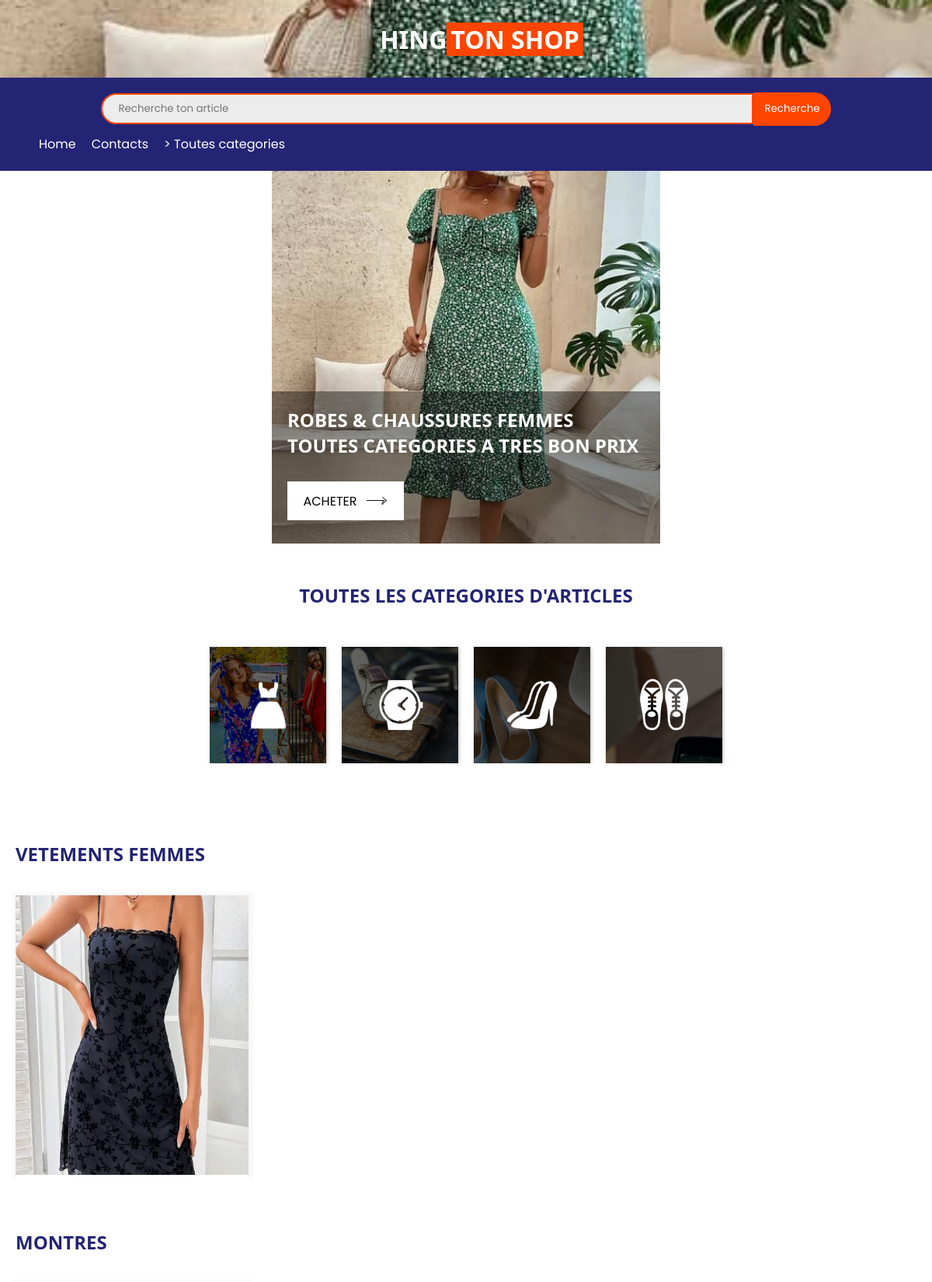
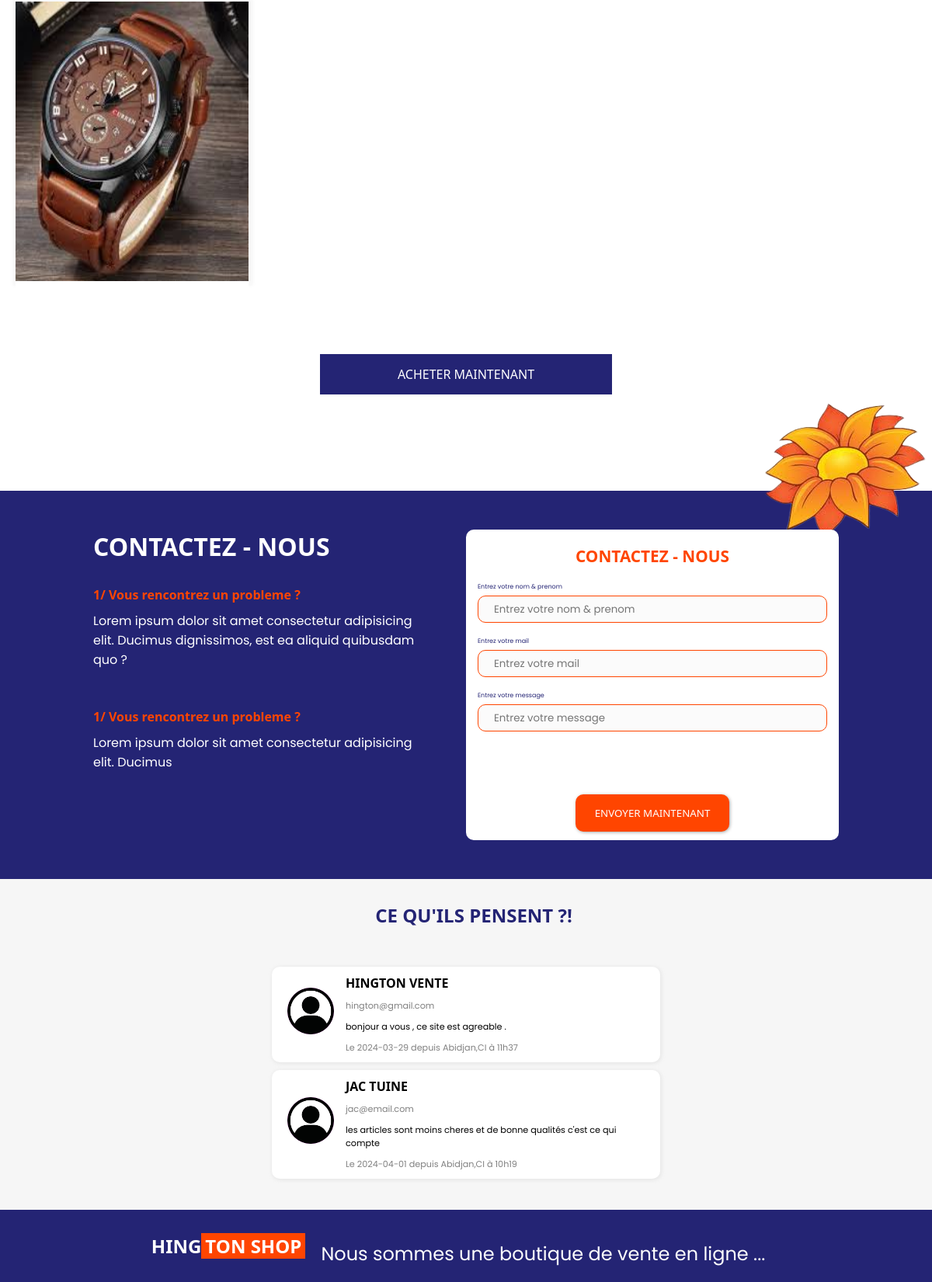
The page / on the database its author committed (2 pictures, top to bottom).
### app.py (models this page shows, shortened)
class Ajouter(db.Model):
    id = db.Column(db.Integer, primary_key = True)
    nom = db.Column(db.String(15), unique = False , nullable = False)
    description = db.Column(db.String(100), unique = False , nullable = False)
    categorie = db.Column(db.String(100), unique = False , nullable = False)
    image = db.Column(db.String(100), unique = True , nullable = False)
    twoimage = db.Column(db.String(100), unique = False , nullable = False)
    threeimage = db.Column(db.String(100), unique = False , nullable = False)
    forimage = db.Column(db.String(100), unique = False , nullable = False)
    xs = db.Column(db.String(100), unique = False , nullable = False)
    s = db.Column(db.String(100), unique = False , nullable = False)
    m = db.Column(db.String(100), unique = False , nullable = False)
    l = db.Column(db.String(100), unique = False , nullable = False)
    xl = db.Column(db.String(100), unique = False , nullable = False)
    xxl = db.Column(db.String(100), unique = False , nullable = False)
    rouge = db.Column(db.String(100), unique = False , nullable = False)
    blanc = db.Column(db.String(100), unique = False , nullable = False)
    noir = db.Column(db.String(100), unique = False , nullable = False)
    jaune = db.Column(db.String(100), unique = False , nullable = False)
    vert = db.Column(db.String(100), unique = False , nullable = False)
    orange = db.Column(db.String(100), unique = False , nullable = False)
    bleu = db.Column(db.String(100), unique = False , nullable = False)
    rose = db.Column(db.String(100), unique = False , nullable = False)
    marron = db.Column(db.String(100), unique = False , nullable = False)
    violet = db.Column(db.String(100), unique = False , nullable = False)
    gris = db.Column(db.String(100), unique = False , nullable = False)
    tranwite = db.Column(db.String(100), unique = False , nullable = False)
    tranneuf = db.Column(db.String(100), unique = False , nullable = False)
    karente = db.Column(db.String(100), unique = False , nullable = False)
    tranwiteun = db.Column(db.String(100), unique = False , nullable = False)
    tranwitedeux = db.Column(db.String(100), unique = False , nullable = False)
    tranwitrois = db.Column(db.String(100), unique = False , nullable = False)
    tranwitekate = db.Column(db.String(100), unique = False , nullable = False)

class Comment(db.Model):
    id = db.Column(db.Integer, primary_key = True)
    nom = db.Column(db.String(15), unique = False , nullable = False)
    mail = db.Column(db.String(100), unique = False, nullable = False)
    message = db.Column(db.String(50), unique = False, nullable = False)
    heure = db.Column(db.String(50), unique = False, nullable = False)

### app.py (the view)
@app.route("/")
def acceuil():
    catefemme = []
    montre = []
    tout = Ajouter.query.all()
    commenta = []
    recupe = Comment.query.all()
    for i in recupe:
        commenta.append(i)
    for i in tout:
        if i.categorie == "VetementFemme" :
            catefemme.append(i)
        if i.categorie == "Montre" :
            montre.append(i)
    if len(catefemme)>10 :
        catefemme = catefemme[:10]
    if len(montre) >10 :
        montre = montre[:10]
    print(commenta[0].mail)
    return render_template("acceuil.html",commenta=commenta,catefemme=catefemme,montre=montre)

### templates/acceuil.html (shortened to what this page needs)
<!DOCTYPE html>
<html lang="en">
<head>
    <link rel="stylesheet" href="/static/CSS/acceuil.css">
</head>
<body>
    <div class="ente">
        <div class="tete">
            <div class="te1">
                <h1 style="font-family: 'Segoe UI', Tahoma, Geneva, Verdana, sans-serif;font-size: 2rem;color: white;
            ">HING<span id="deuxlogo">TON SHOP</span></h1>
            </div>
        </div>
        <div class="entete">
            <form action="/mesrecherches" method="post" id="formulaire">
                <input type="text" id="input" placeholder="Recherche ton article" style="color: black;"name="recher">
                <button id="bouton">Recherche</button>
            </form>
            <div class="mennn">
                <nav>
                    <ul>
                        <li>
                            <div >
                                <a href="#" id="home">Home</a>
                            </div>
                        </li>
                        <li>
                            <a href="/#contace" id="contact">Contacts</a>
                        </li>
                        <li>
                            <div class="menue">
                                <a href="#" class="menue" id="cleud">> Toutes categories</a>
                            </div>
                        </li>
                    </ul>
                </nav>
            </div>
        </div>
    </div>
    <div class="change">
        <div class="awqpl">
            <div class="texetse">
                <div class="ecritqd">
                    <h1 style="font-family: 'Segoe UI', Tahoma, Geneva, Verdana, sans-serif;font-size: 1.5rem;">ROBES & CHAUSSURES FEMMES TOUTES CATEGORIES A TRES BON PRIX</h1>
                </div>
            </div>
            <div class="texetse2">
                <a href="/vente" id="imagewcc">ACHETER  <img src="{{url_for('static', filename='IMAGE/flevhe.png')}}" width="30px" alt=""></a>
            </div>
        </div>
    </div>
    <section class="lesimages">
        <h1 style="font-family: 'Segoe UI', Tahoma, Geneva, Verdana, sans-serif;font-size: 1.5rem;text-align: center;padding-bottom: 50px;
            color: rgb(36, 36, 116);">TOUTES LES CATEGORIES D'ARTICLES</h1>
        <div class="categar">
            <a href="/vente">
                <div class="catego2">
                    <dic class="qws">
                        <img src="{{url_for('static', filename='IMAGE/habifeme.png')}}"  style="filter: invert();"  width="75px" alt="">
                    </dic>
                </div>
            </a>
            <a href="/montre">
                <div class="catego">
                    <dic class="qws">
                        <img src="{{url_for('static', filename='IMAGE/montre.png')}}" style="filter: invert();" width="70px" alt="">
                    </dic>
                </div>
            </a>
            <a href="/hommes">
                <div class="catego3">
                    <dic class="qws">
                        <img src="{{url_for('static', filename='IMAGE/chofeme.png')}}" style="filter: invert();"  width="70px" alt="">
                    </dic>
                </div>
            </a>
            <a href="/sac">
                <div class="catego4">
                    <dic class="qws">
                        <img src="{{url_for('static', filename='IMAGE/shoe.png')}}" style="filter: invert();"  width="70px" alt="">
                    </dic>
                </div>
            </a>
        </div>
    </section>
    <div class="vtefemmes">
        <h1 style="font-family: 'Segoe UI', Tahoma, Geneva, Verdana, sans-serif;font-size: 1.5rem;text-align: start;padding-bottom: 50px;
        color: rgb(36, 36, 116);padding-left: 20px;">VETEMENTS FEMMES</h1>
    </div>
    <div class="afficje">
        {% for i in catefemme %}
        <a href="/info/{{i.id}}" class="b1">
            <div class="pheorf">
                <img src="{{url_for('static', filename='uploads/' + i.image)}}" width="100%" height="100%"  alt="">
            </div>
            <div class="pheorf2">
            </div>
        </a>
        {% endfor %}
    </div>
    <div class="vtefemmes">
        <h1 style="font-family: 'Segoe UI', Tahoma, Geneva, Verdana, sans-serif;font-size: 1.5rem;text-align: start;padding-bottom: 50px;
        color: rgb(36, 36, 116);padding-left: 20px;">MONTRES</h1>
    </div>
    <div class="afficje">
        {% for i in montre %}
        <a href="/info/{{i.id}}" class="b1">
            <div class="pheorf">
                <img src="{{url_for('static', filename='uploads/' + i.image)}}" width="100%" height="100%"  alt="">
            </div>
            <div class="pheorf2">
            </div>
        </a>
        {% endfor %}
    </div>
    <div class="avisdesgens">
        <a href="/vente" >ACHETER MAINTENANT</a>
    </div>
   <div class="fle" id="contace">
        <img src="{{url_for('static', filename='IMAGE/fla.png')}}" alt="">
   </div>
    <div class="formulairep">
        <div class="formulp">
            <h1 style="font-weight: bolder;font-family: 'Segoe UI', Tahoma, Geneva, Verdana, sans-serif;color: white;">CONTACTEZ - NOUS </h1>
            <p style="font-weight: bolder;font-family: 'Segoe UI', Tahoma, Geneva, Verdana, sans-serif;color: orangered;padding-top: 30px;">1/ Vous rencontrez un probleme ?</p>
            <p style="padding-top: 10px;color: white;">Lorem ipsum dolor sit amet consectetur adipisicing elit. Ducimus dignissimos, est ea aliquid quibusdam quo ?</p>
            <p style="font-weight: bolder;font-family: 'Segoe UI', Tahoma, Geneva, Verdana, sans-serif;color: orangered;padding-top: 50px;">1/ Vous rencontrez un probleme ?</p>
            <p style="padding-top: 10px;color: white;">Lorem ipsum dolor sit amet consectetur adipisicing elit. Ducimus </p>
        </div>
        <form action="/commentaire" method="post" >
            <div class="texform">
                <h1 style="font-weight: bolder;font-family: 'Segoe UI', Tahoma, Geneva, Verdana, sans-serif;color: orangered;text-align: center;font-size: 1.3rem;padding-top: 20px;">CONTACTEZ - NOUS </h1>
            </div>
            <div class="formu1">
                <div class="nomform1">
                    <p>Entrez votre nom & prenom</p>
                </div>
                <div class="nomform2">
                    <input type="text" name="nom" id="" placeholder="Entrez votre nom & prenom">
                </div>
            </div>
            <div class="formu1">
                <div class="nomform1">
                    <p>Entrez votre mail</p>
                </div>
                <div class="nomform2">
                    <input type="text" name="mail" id="" placeholder="Entrez votre mail">
                </div>
            </div>
            <div class="formu1">
                <div class="nomform1">
                    <p>Entrez votre message</p>
                </div>
                <div class="nomform2">
                    <input type="text" name="message" id="" placeholder="Entrez votre message">
                </div>
            </div>
            <div class="formu1">
                <div class="nomform1">
                </div>
                <div class="nomform2">
                </div>
            </div>
            <div class="formu1">
                <button type="submit">ENVOYER MAINTENANT </button>
            </div>
        </form>
    </div>
    <div class="avier">
        <h1 style="font-family: 'Segoe UI', Tahoma, Geneva, Verdana, sans-serif;font-size: 1.5rem;text-align: center;padding-bottom: 50px;
        color: rgb(36, 36, 116);padding-left: 20px;">CE QU'ILS PENSENT ?!</h1>
        {% for i in commenta %}
        <div class="avis1">
            <div class="imageddr">
                <img src="{{url_for('static', filename='IMAGE/pppp.png')}}" style="border-radius: 100%;" height="100%"  width="100%" alt="">
            </div>
            <div class="tersgdf">
                <h1 style="font-weight: bolder;font-family: 'Segoe UI', Tahoma, Geneva, Verdana, sans-serif;color: black;font-size: 1rem;">{{ i.nom }}</h1>
                <p style="color: gray;">{{ i.mail }}</p>
                <p >{{ i.message }}</p>
                <p style="color: gray;">{{ i.heure }}</p>
            </div>
        </div>
        {% endfor %}
    </div>
    <footer id="foot">
        <header id="head">
            <h1 style="font-family: 'Segoe UI', Tahoma, Geneva, Verdana, sans-serif;font-size: 1.5rem;text-align: center;padding-bottom: 30px;padding-top: 10px;color: white;
            ">HING<span id="deuxlogo">TON SHOP</span></h1>
        </header>
        <p >Nous sommes une boutique de vente en ligne ...
        </p>
    </footer>
</body>
</html>

### rows shown on the page
Ajouter: image (picture)
Ajouter: image (picture)
Comment: nom "HINGTON VENTE", mail "hington@gmail.com", message "bonjour a vous , ce site est agreable .", heure "Le 2024-03-29 depuis Abidjan,CI à 11h37"
Comment: nom "JAC TUINE", mail "jac@email.com", message "les articles sont moins cheres et de bonne qualités c'est ce qui compte", heure "Le 2024-04-01 depuis Abidjan,CI à 10h19"
